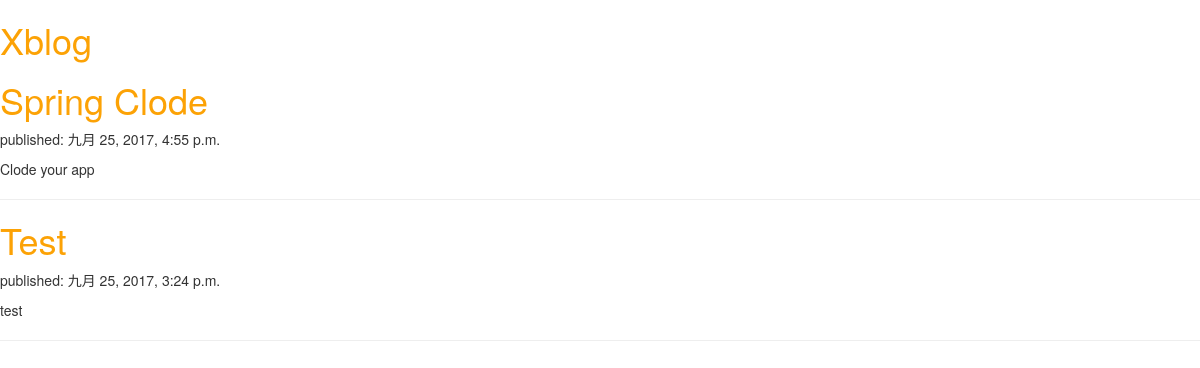
Before: / with the older database file.
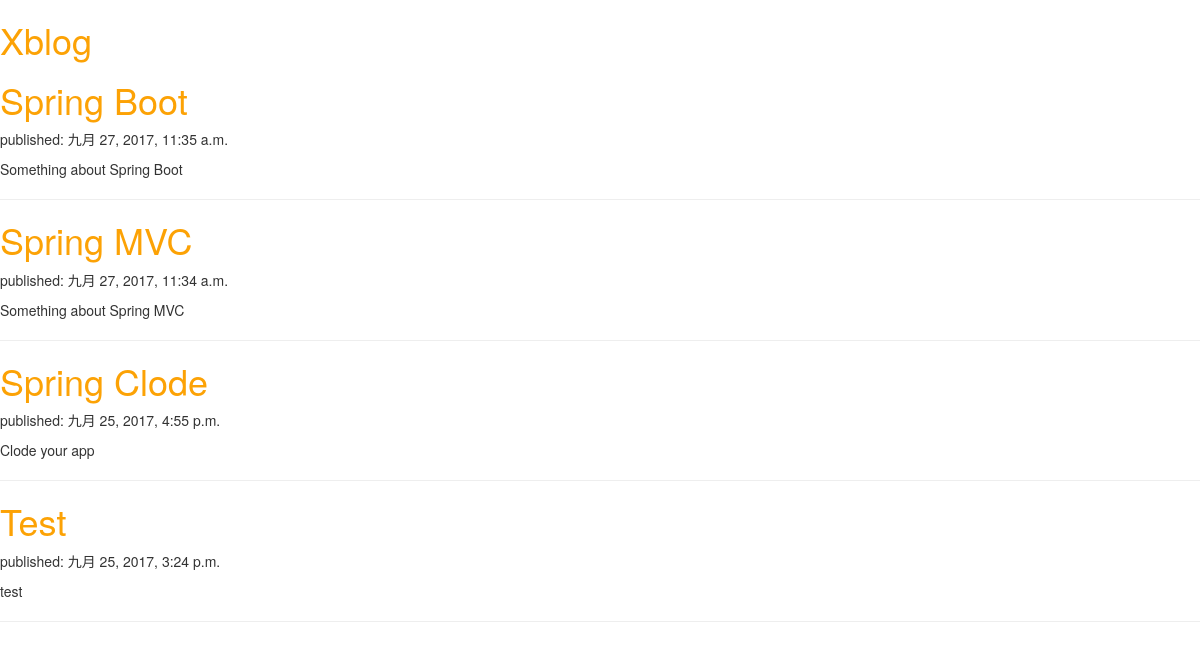
After: the same page with the newer database file.
### blog/models.py (models this page shows, shortened)
class Post(models.Model):
	author = models.IntegerField()
	title = models.CharField(max_length=200)
	text = models.TextField()
	created_data = models.DateTimeField(default=timezone.now)
	published_data = models.DateTimeField(blank=True, null=True)
	"""docstring for Post"""

### blog/views.py (the view)
# urls.py: url(r'^$', views.post_list),
def post_list(request):
	posts = Post.objects.filter(published_data__isnull=False).order_by('-published_data')
	return render(request, 'blog/post_list.html', {'posts':posts})

### blog/templates/blog/post_list.html (shortened to what this page needs)
{% load staticfiles %}
<!DOCTYPE html>
<html>
<head>
	<link rel="stylesheet" href="//maxcdn.bootstrapcdn.com/bootstrap/3.2.0/css/bootstrap.min.css">
<link rel="stylesheet" href="//maxcdn.bootstrapcdn.com/bootstrap/3.2.0/css/bootstrap-theme.min.css">
<link rel="stylesheet" href="{% static 'css/blog.css' %}">
</head>
<body>
	<div>
		<h1>
			<a href="/">Xblog</a>
		</h1>
	</div>
	{% for post in posts %}
	<div>
		<h1>
			<a href="{% url 'blog.views.post_detail' pk=post.pk %}">{{ post.title }}</a>
		</h1>
		<p>
			published: {{ post.published_data }}
		</p>
		<p>
			{{ post.text|linebreaks }}
		</p>
	</div>
	<hr />
	{% endfor %}
</body>
</html>

Changed rows visible on the page:
now on this page (row edited): Post: title "Spring Boot", published_data "九月 27, 2017, 11:35 a.m.", text "Something about Spring Boot"
now on this page (row edited): Post: title "Spring MVC", published_data "九月 27, 2017, 11:34 a.m.", text "Something about Spring MVC"
